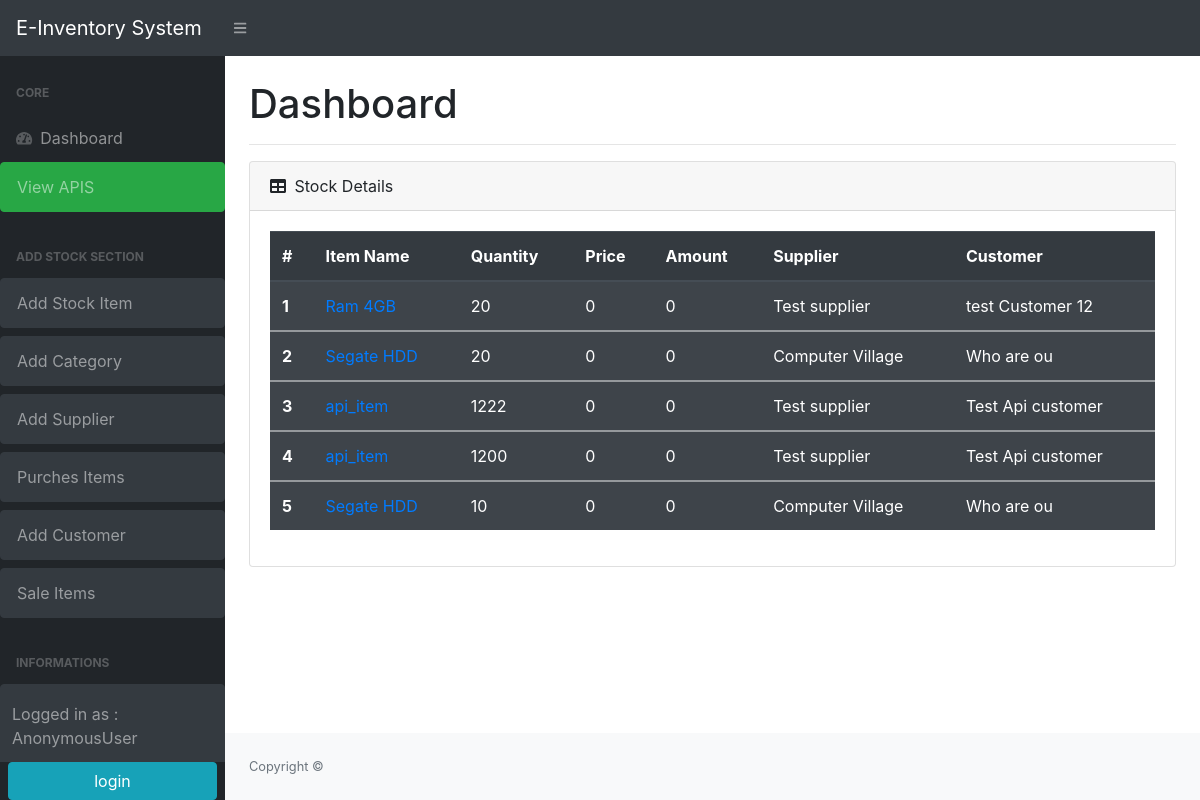
/total_sale/, run on the app's committed database.
### stock/models.py (models this page shows, shortened)
class Sale (models.Model):
    customer = models.ForeignKey(Customer, on_delete=models.CASCADE)
    stock = stock = models.ForeignKey(Stock, on_delete=models.SET_NULL, null=True, related_name='salestock')
    sale_quantity = models.IntegerField()

class Stock( models.Model):
    id = models.AutoField(primary_key=True)
    category =models.ForeignKey(Category, on_delete=models.SET_NULL, null=True,blank=True)
    item_name = models.CharField(max_length=200, null=True)
    quantity = models.IntegerField(default=0)
    price = models.FloatField(null=True, blank=True,default= 0)
    amount = models.FloatField(null=True, blank=True,default= 0)
    supplier= models.ForeignKey(Supplier, on_delete=models.SET_NULL, null=True,blank=True)
    last_updated=models.DateTimeField(auto_now_add=False,auto_now=True)
    timestamp= models.DateTimeField(auto_now_add=True,auto_now=False,)
    is_deleted = models.BooleanField(default=False)

class Supplier (models.Model):
    sup_name = models.CharField(max_length=200, null=True,)
    sup_mobile = models.CharField(max_length=200, null=True, blank=True)
    sup_email = models.CharField(max_length=200, null=True, blank=True)
    sup_note = models.TextField(blank=True, null=True)

class Customer (models.Model):
    name = models.CharField(max_length=200)
    phone = models.CharField(max_length=30)

### stock/views.py (the view)
# urls.py: path('total_sale/', views.Total_sale.as_view(), name="total_sale"),
class Total_sale(ListView):
    template_name = 'stock/total_sale.html'
    queryset = Sale.objects.all()

### stock/templates/stock/total_sale.html (shortened to what this page needs)
{% extends "base.html" %}
{% block content %}
{% load crispy_forms_tags %}
<main>
    <div class="container-fluid">
        <h1 class="mt-4 mb-3">Dashboard</h1>
        <hr>
        <div class="card mb-4">
            <div class="card-header">
                <i class="fas fa-table mr-1"></i>
                Stock Details
            </div>
            <div class="card-body">
                <div class="table-responsive">
                    <table class="table table-striped table-dark">
                        <thead>
                            <tr>
                                <th scope="col">#</th>
                                <th scope="col">Item Name</th>
                                <th scope="col">Quantity</th>
                                <th scope="col">Price</th>
                                <th scope="col">Amount</th>
                                <th scope="col">Supplier</th>
                                <th scope="col">Customer</th>
                            </tr>
                        </thead>
                        {% for item in object_list %}
                        <tbody>
                            <tr>
                                <th scope="row">{{ forloop.counter }}</th>
                                <td><a href="{% url 'sale_details' item.id %}">{{item.stock.item_name}}</a></td>
                                <td>{{item.sale_quantity}}</td>
                                <td>0</td>
                                <td>0</td>
                                <td>{{item.stock.supplier.sup_name}}</td>
                                <td>{{item.customer.name}}</td>
                            </tr>
                        </tbody>
                        {% endfor%}
                    </table>
                </div>
            </div>
        </div>
    </div>
</main>
{% endblock %}

### data on the page
Sale: stock.item_name "Ram 4GB", sale_quantity "20", stock.supplier.sup_name "Test supplier", customer.name "test Customer 12"
Sale: stock.item_name "Segate HDD", sale_quantity "20", stock.supplier.sup_name "Computer Village", customer.name "Who are ou"
Sale: stock.item_name "api_item", sale_quantity "1222", stock.supplier.sup_name "Test supplier", customer.name "Test Api customer"
Sale: stock.item_name "api_item", sale_quantity "1200", stock.supplier.sup_name "Test supplier", customer.name "Test Api customer"
Sale: stock.item_name "Segate HDD", sale_quantity "10", stock.supplier.sup_name "Computer Village", customer.name "Who are ou"

### other printed values
{{ request.user }} "AnonymousUser"
